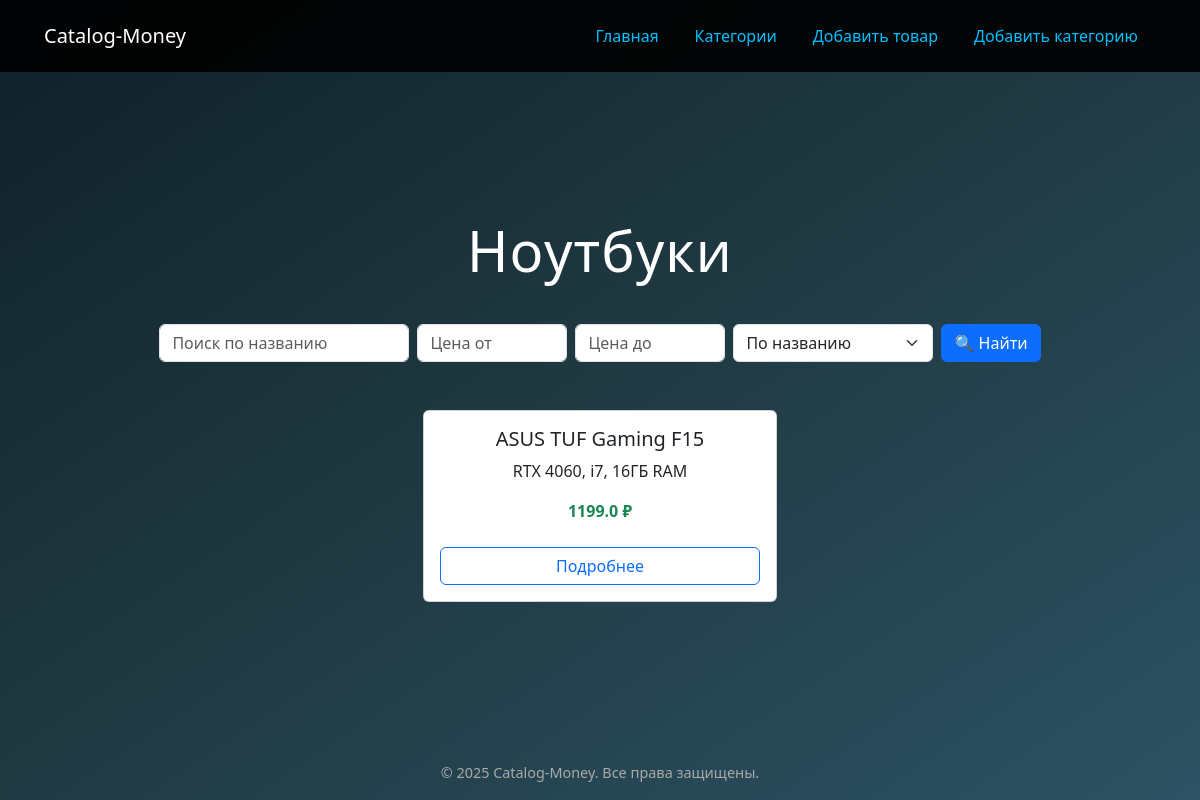
Page /category/2 on the earlier database version.
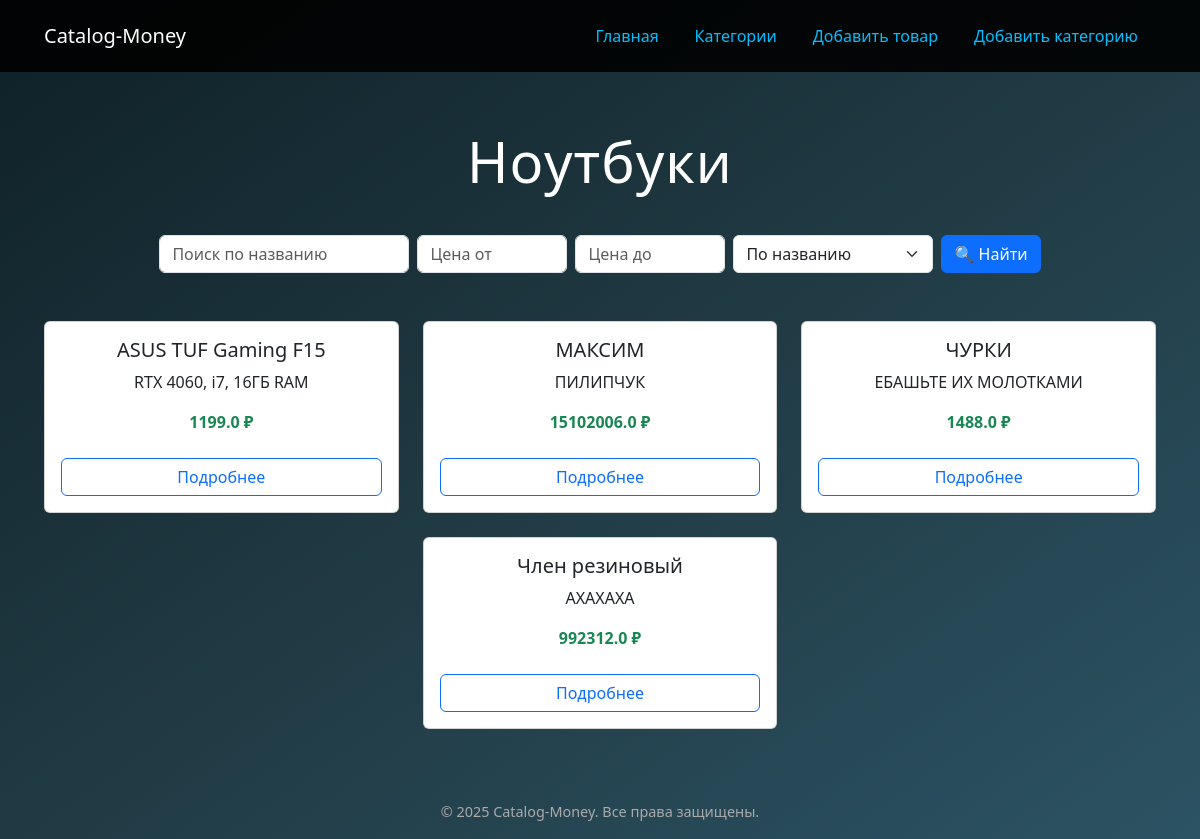
Same page on the later database version.
### app/models.py (models this page shows)
class Category(db.Model):
    id = db.Column(db.Integer, primary_key=True)
    name = db.Column(db.String(100))
    description = db.Column(db.Text)
    products = db.relationship('Product', backref='category', lazy=True)

class Product(db.Model):
    id = db.Column(db.Integer, primary_key=True)
    name = db.Column(db.String(100))
    description = db.Column(db.Text)
    price = db.Column(db.Float)
    category_id = db.Column(db.Integer, db.ForeignKey('category.id'))
    image_filename = db.Column(db.String(255))

### app/routes.py (the view)
@bp.route('/category/<int:category_id>')
def products(category_id):
    sort = request.args.get('sort', 'name')
    min_price = request.args.get('min_price')
    max_price = request.args.get('max_price')
    search_query = request.args.get('search')
    products = Product.query.filter_by(category_id=category_id)
    if min_price:
        products = products.filter(Product.price >= float(min_price))
    if max_price:
        products = products.filter(Product.price <= float(max_price))
    if search_query:
        products = products.filter(Product.name.ilike(f"%{search_query}%"))
    if sort == 'name':
        products = products.order_by(Product.name.asc())
    elif sort == 'price_asc':
        products = products.order_by(Product.price.asc())
    elif sort == 'price_desc':
        products = products.order_by(Product.price.desc())
    products = products.all()
    category = Category.query.get_or_404(category_id)
    return render_template('products.html', products=products, category=category)

### app/templates/products.html (shortened to what this page needs)
{% extends 'base.html' %}
{% block content %}
<div class="text-center mt-4">
    <h1 class="display-4">{{ category.name }}</h1>
</div>
<form method="get" class="container my-4 d-flex flex-wrap justify-content-center align-items-center gap-2 position-relative">
    <input type="text" name="search" id="search" class="form-control" placeholder="Поиск по названию" style="width: 250px;">
    <input type="number" name="min_price" class="form-control" placeholder="Цена от" style="width: 150px;">
    <input type="number" name="max_price" class="form-control" placeholder="Цена до" style="width: 150px;">
    <select name="sort" class="form-select" style="width: 200px;">
        <option value="name">По названию</option>
    </select>
    <button type="submit" class="btn btn-primary d-flex align-items-center gap-1">
        🔍 Найти
    </button>
</form>
<div class="container mt-4">
    <div class="row justify-content-center">
        {% if products %}
            {% for product in products %}
                <div class="col-md-4 mb-4 d-flex align-items-stretch">
                    <div class="card w-100">
                        <div class="card-body d-flex flex-column justify-content-between">
                            <h5 class="card-title text-center">{{ product.name }}</h5>
                            <p class="card-text text-center">{{ product.description }}</p>
                            <p class="text-success text-center fw-bold">{{ product.price }} ₽</p>
                            <a href="{{ url_for('main.product_detail', product_id=product.id) }}" class="btn btn-outline-primary mt-2">Подробнее</a>
                        </div>
                    </div>
                </div>
            {% endfor %}
        {% else %}
            <div class="text-center mt-5">
                <h4>Товары, соответствующие параметрам, не найдены.</h4>
            </div>
        {% endif %}
    </div>
</div>
{% endblock %}

### app/templates/base.html (shortened to what this page needs)
<!DOCTYPE html>
<html lang="ru">
<head>
    <link rel="stylesheet" href="https://cdn.jsdelivr.net/npm/bootstrap@5.3.1/dist/css/bootstrap.min.css">
    <link rel="stylesheet" href="https://cdnjs.cloudflare.com/ajax/libs/font-awesome/6.5.0/css/all.min.css">
</head>
<body>
    <nav class="navbar navbar-expand-lg navbar-dark">
        <div class="container-fluid">
            <a class="navbar-brand" href="/">Catalog-Money</a>
            <div class="collapse navbar-collapse">
                <ul class="navbar-nav ms-auto mb-2 mb-lg-0">
                    <li class="nav-item">
                        <a class="nav-link" href="/">Главная</a>
                    </li>
                    <li class="nav-item">
                        <a class="nav-link" href="/categories">Категории</a>
                    </li>
                    <li class="nav-item">
                        <a class="nav-link" href="/add-product">Добавить товар</a>
                    </li>
                    <li class="nav-item">
                        <a class="nav-link" href="/add-category">Добавить категорию</a>
                    </li>
                </ul>
            </div>
        </div>
    </nav>
    <div class="main-content">
        {% block content %}{% endblock %}
    </div>
    <footer>
        © 2025 Catalog-Money. Все права защищены.
    </footer>
</body>
</html>

### app/templates/base.html (style rules this page uses)
body { background: linear-gradient(to bottom right, #0f2027, #203a43, #2c5364); color: white; font-family: 'Segoe UI', Tahoma, Geneva, Verdana, sans-serif; min-height: 100vh; margin: 0; padding: 0; display: flex; flex-direction: column; }
.navbar { background-color: rgba(0, 0, 0, 0.9); padding: 1rem 2rem; }
.navbar-nav .nav-link { color: #00bfff; margin: 0 10px; transition: color 0.3s ease; }
.main-content { flex: 1; display: flex; flex-direction: column; justify-content: center; align-items: center; text-align: center; padding: 2rem; }
h1 { font-weight: 800; font-size: 3.2rem; color: white; margin-bottom: 1rem; letter-spacing: 1px; }
footer { text-align: center; padding: 1rem; font-size: 0.9rem; color: #aaa; }

Differences in the rows shown:
added Product: name "МАКСИМ", description "ПИЛИПЧУК", price "15102006.0"
added Product: name "ЧУРКИ", description "ЕБАШЬТЕ ИХ МОЛОТКАМИ", price "1488.0"
added Product: name "Член резиновый", description "АХАХАХА", price "992312.0"
